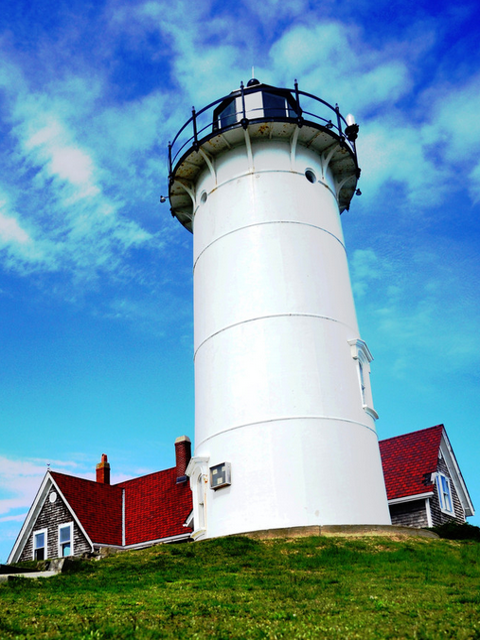
%> input picture HW1_Task3/lighthouse.png, 480 x 640 px
$ octave HW1_Task3.m   (GNU Octave 9; MATLAB toolbox functions it lacks are replaced by stand-ins)
%> lines starting %> are read from the running program, lines starting %| are printed output that depends on the picture
original_image = imread('lighthouse.png');
%> original_image is the input picture: size 640x480x3 uint8; mean R, G, B 106.4, 150.1, 171.4
grayscale_image = rgb2gray(original_image);
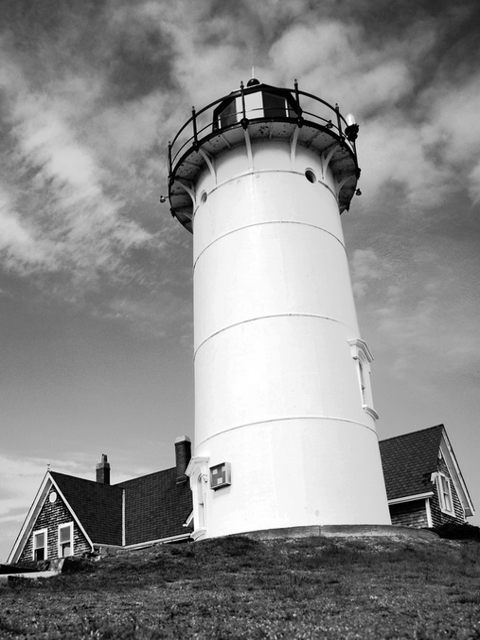
%> grayscale_image: size 640x480 uint8; min 0, max 255, mean 139.5
rotated_image = imrotate(original_image, 45);
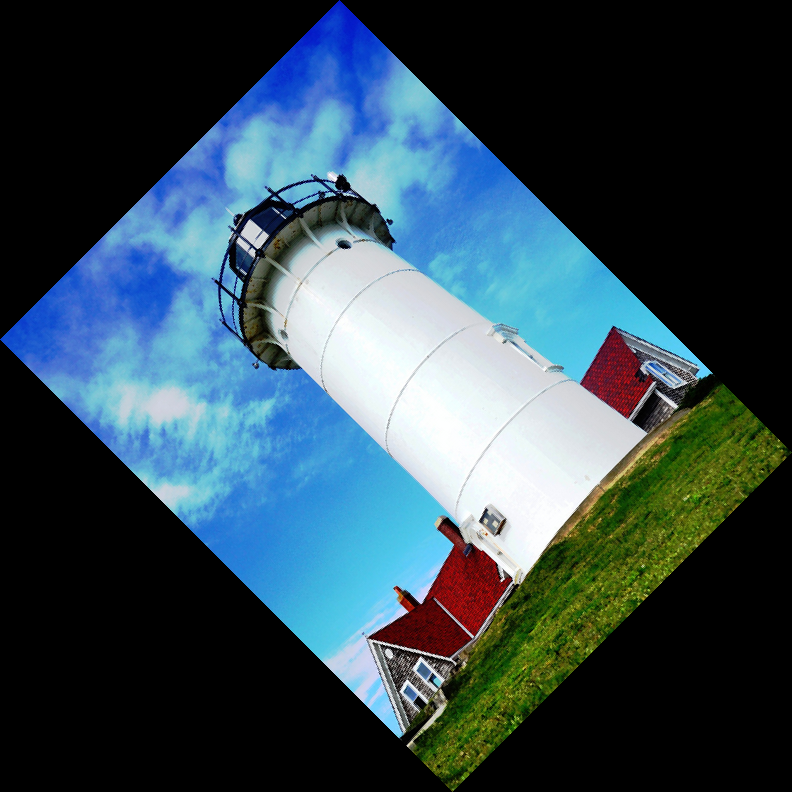
%> rotated_image: size 792x792x3 uint8; mean R, G, B 52.1, 73.5, 83.9


subplot(2, 2, 1);
imshow(original_image);
title('RGB');

subplot(2, 2, 2);
imshow(grayscale_image);
title('Grayscale');

subplot(2, 2, 3);
imshow(rotated_image);
title('Rotated');

subplot(2, 2, 4);

custom_binLocations = [0, 50, 100, 150, 200, 250];
custom_counts = [0, 1000, 2000, 3000];
[custom_counts,custom_binLocations] = imhist(grayscale_image);
%> custom_counts = 256 values, max 3300 at index 246, min 221 at index 11, mean 1200; custom_binLocations = 256 values from 0 to 255
bar(custom_binLocations, custom_counts);
title('Histogram');
xlabel('Pixel Values');
ylabel('Frequency');
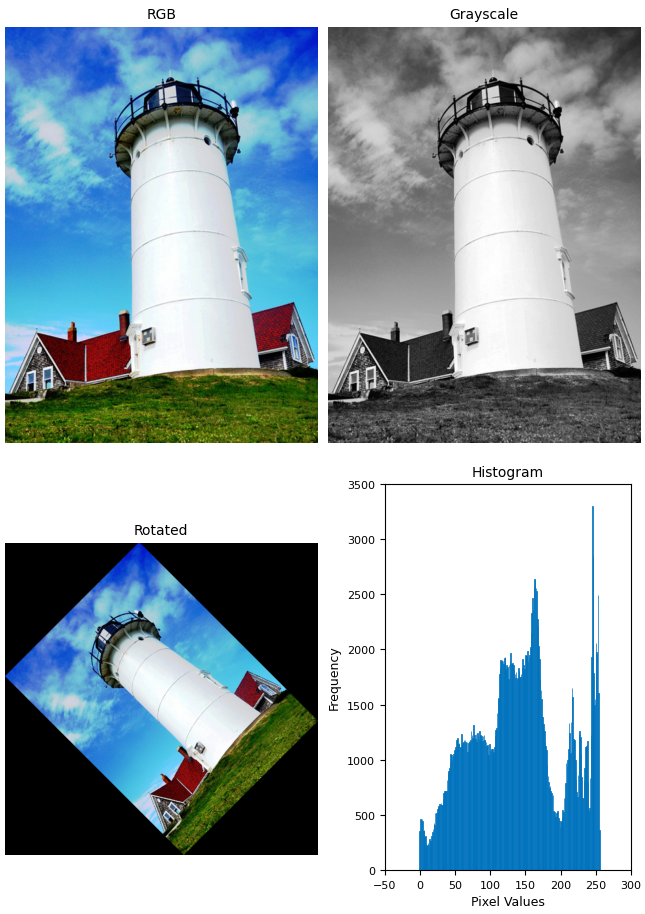
%> figure redrawn from the program's plot data, 4 panels
